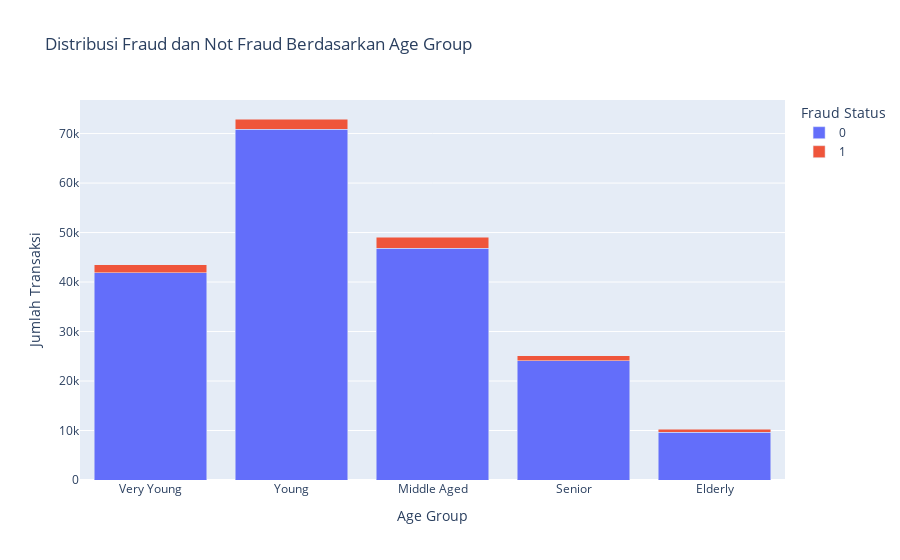

Notebook code for this chart:
### Code cell
import plotly.express as px

# Mengubah age_group_counts menjadi DataFrame yang cocok untuk plotly
age_group_counts_reset = age_group_counts.reset_index()
age_group_counts_melted = age_group_counts_reset.melt(id_vars='age_group', var_name='is_fraud', value_name='count')

# Visualisasi dengan plotly
fig = px.bar(age_group_counts_melted, 
             x='age_group', 
             y='count', 
             color='is_fraud', 
             barmode='stack', 
             title='Distribusi Fraud dan Not Fraud Berdasarkan Age Group',
             labels={'age_group': 'Age Group', 'count': 'Jumlah Transaksi', 'is_fraud': 'Fraud Status'})
fig.update_layout(xaxis_title='Age Group', yaxis_title='Jumlah Transaksi')
fig.show()

### Figure 1 — Plotly figure (JSON) as saved in the notebook; plotly's stock layout.template omitted (floating-point values rounded to 4 significant figures)
{"data": [{"hovertemplate": "Fraud Status=0<br>Age Group=%{x}<br>Jumlah Transaksi=%{y}<extra></extra>", "legendgroup": "0", "marker": {"color": "#636efa", "pattern": {"shape": ""}}, "name": "0", "orientation": "v", "showlegend": true, "textposition": "auto", "type": "bar", "x": ["Very Young", "Young", "Middle Aged", "Senior", "Elderly"], "xaxis": "x", "y": [41852, 70907, 46840, 24081, 9695], "yaxis": "y"}, {"hovertemplate": "Fraud Status=1<br>Age Group=%{x}<br>Jumlah Transaksi=%{y}<extra></extra>", "legendgroup": "1", "marker": {"color": "#EF553B", "pattern": {"shape": ""}}, "name": "1", "orientation": "v", "showlegend": true, "textposition": "auto", "type": "bar", "x": ["Very Young", "Young", "Middle Aged", "Senior", "Elderly"], "xaxis": "x", "y": [1615, 2034, 2218, 1065, 574], "yaxis": "y"}], "layout": {"barmode": "stack", "legend": {"title": {"text": "Fraud Status"}, "tracegroupgap": 0}, "title": {"text": "Distribusi Fraud dan Not Fraud Berdasarkan Age Group"}, "xaxis": {"anchor": "y", "domain": [0, 1], "title": {"text": "Age Group"}}, "yaxis": {"anchor": "x", "domain": [0, 1], "title": {"text": "Jumlah Transaksi"}}}}
